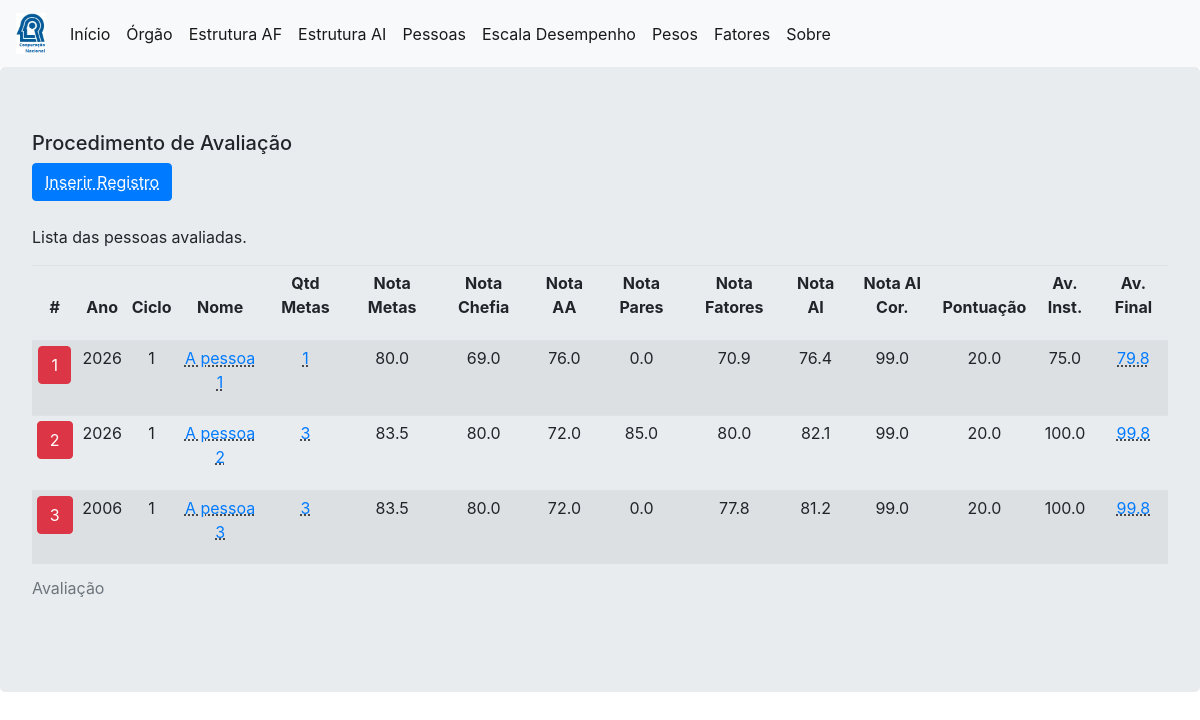
The app's page /lista_pessoas with its own data.
### project/models.py (models this page shows, shortened)
class Escala_Desempenho (db.Model):
    __tablename__ = "escala_desempenho"
    id            = db.Column(db.Integer,primary_key=True)
    escala        = db.Column(db.String)
    alcance       = db.Column(db.Float)
    intervalo_inf = db.Column(db.Float)
    intervalo_sup = db.Column(db.Float)

### project/core/views.py (the view)
@core.route('/lista_pessoas', methods=['GET', 'POST'])
def lista_pessoas():
    escala_desemp = db.session.query(Escala_Desempenho).order_by(Escala_Desempenho.alcance).all()
    pesos_ai = db.session.query(Estrutura_AI).first()
    pesos_af = db.session.query(Estrutura_AF).first()
    calc = db.session.query(MPAF.nome,
                            MPAF.ano,
                            MPAF.ciclo,
                            MPAF.nota_institucional,
                            AFMI.qtd_metas,
                            AFMI.AFMI,
                            MPAF.qtd_pares,
                            MPAF.MPFAA,
                            MPAF.MPFP,
                            MPAF.MPFC,
                            MPAF.total_chefe,
                            MPAF.total_aa,
                            MPAF.total_pares,
                            MPAF.nota_fatores,
                            MPAF.nota_fatores_sem_pares)\
                     .outerjoin(AFMI, AFMI.chave == MPAF.chave)\
                     .all()
    pessoas = []
    for indiv in calc:
        pessoa = {}
        pessoa['nome'] = indiv.nome
        pessoa['ano'] = indiv.ano
        pessoa['ciclo'] = indiv.ciclo
        pessoa['nota_institucional'] = round(float(indiv.nota_institucional),2) if indiv.nota_institucional is not None else 0
        if indiv.qtd_metas is None:
            pessoa['qtd_metas'] = 0
        else:
            pessoa['qtd_metas'] = indiv.qtd_metas
        pessoa['nota_metas'] = round(float(indiv.AFMI),2) if indiv.AFMI is not None else 0
        if indiv.qtd_pares == 0:
            pessoa['nota_fatores'] = round(float(indiv.nota_fatores_sem_pares),2) if indiv.nota_fatores_sem_pares is not None else 0
        else:
            pessoa['nota_fatores'] = round(float(indiv.nota_fatores),2) if indiv.nota_fatores is not None else 0
        pessoa['nota_pares'] = round(float(indiv.MPFP),2) if indiv.MPFP is not None else 0
        pessoa['nota_chefe'] = round(float(indiv.MPFC),2) if indiv.MPFC is not None else 0
        pessoa['nota_aa'] = round(float(indiv.MPFAA),2) if indiv.MPFAA is not None else 0
        pessoa['nota_final_individual'] = round((pessoa['nota_metas'] * pesos_ai.peso_metas + pessoa['nota_fatores'] * pesos_ai.peso_fatores) / (pesos_ai.peso_metas + pesos_ai.peso_fatores),2)
        for escala in escala_desemp:
            if pessoa['nota_final_individual'] >= escala.intervalo_inf and pessoa['nota_final_individual'] <= escala.intervalo_sup:
                pessoa['pontuacao_pagamento'] = escala.alcance
                pessoa['nota_final_individual_corrigida'] = escala.intervalo_sup
        pessoa['avaliacao_final'] = round((pessoa['nota_final_individual_corrigida'] * pesos_af.peso_individual + indiv.nota_institucional * pesos_af.peso_institucional) / (pesos_af.peso_individual + pesos_af.peso_institucional),2)
        pessoas.append(pessoa)
    return render_template('lista_pessoas.html', pessoas=pessoas)

### app.py (called while the page is built)
@app.template_filter('decimal_com_virgula')
def decimal_com_virgula(valor):
    if valor == None or valor == '':
        return 0
    else:
        return locale.format_string('%.1f',valor,grouping=True)

### project/templates/lista_pessoas.html (shortened to what this page needs)
{% extends "base.html" %}
{% block content %}
<div class="jumbotron">
  <h5>Procedimento de Avaliação</h5>
    <div class="row">
      <div class="col">
        <a href="{{url_for('core.add_notas')}}" class="btn btn-primary" role="button" aria-pressed="false">
          <abbr title="Inserir dados da pessoa, suas notas e metas.">Inserir Registro</abbr></a>
      </div>
    </div>
<br>
<caption>
  <div class="row">
      <div class="col">
        <p>Lista das  pessoas avaliadas.</p>
      </div>
  </div>
</caption>
  <table class="table table-striped table-hover table-sm">
    <caption>Avaliação</caption>
    <thead>
      <tr>
        <th scope="col"><p align = "center">#</p></th>
        <th scope="col"><p align = "center">Ano</p></th>
        <th scope="col"><p align = "center">Ciclo</p></th>
        <th scope="col"><p align = "center">Nome</p></th>
        <th scope="col"><p align = "center">Qtd Metas</p></th>
        <th scope="col"><p align = "center">Nota Metas</p></th>
        <th scope="col"><p align = "center">Nota Chefia</p></th>
        <th scope="col"><p align = "center">Nota AA</p></th>
        <th scope="col"><p align = "center">Nota Pares</p></th>
        <th scope="col"><p align = "center">Nota Fatores</p></th>
        <th scope="col"><p align = "center">Nota AI</p></th>
        <th scope="col"><p align = "center">Nota AI Cor.</p></th>
        <th scope="col"><p align = "center">Pontuação</p></th>
        <th scope="col"><p align = "center">Av. Inst.</p></th>
        <th scope="col"><p align = "center">Av. Final<p></th>
      </tr>
    </thead>
    <tbody>
      {% for pessoa in pessoas %}
        <tr>
          <th scope="row"><p align = "center">
              <abbr title="ATENÇÃO!! CLIQUE NESTE BOTÃO PARA DELETAR O REGISTRO.">
              <button type="button" class="btn btn-danger" data-toggle='modal' data-target='#del_modal{{pessoas.index(pessoa) + 1}}'>{{pessoas.index(pessoa) + 1}}</button>
          </p></th>
          <td><p align = "center"> {{ pessoa['ano'] }} </p></td>
          <td><p align = "center"> {{ pessoa['ciclo'] }} </p></td>
          <td><p align = "center"><abbr title="Editar notas da pessoa."> <a href="{{url_for('core.see_notas', ano=pessoa['ano'], ciclo=pessoa['ciclo'], nome=pessoa['nome'])}}">{{ pessoa['nome'] }} </a></p></td>
          <td><p align = "center"><abbr title="Editar metas da pessoa."> <a href="{{url_for('core.lista_metas', ano=pessoa['ano'], ciclo=pessoa['ciclo'], nome=pessoa['nome'])}}">{{ pessoa['qtd_metas'] }} </a></p></td>
          <td><p align = "center"> {{ pessoa['nota_metas']|decimal_com_virgula }} </p></td>
          <td><p align = "center"> {{ pessoa['nota_chefe']|decimal_com_virgula }} </p></td>
          <td><p align = "center"> {{ pessoa['nota_aa']|decimal_com_virgula }} </p></td>
          <td><p align = "center"> {{ pessoa['nota_pares']|decimal_com_virgula }} </p></td>
          <td><p align = "center"> {{ pessoa['nota_fatores']|decimal_com_virgula }} </p></td>
          <td><p align = "center"> {{ pessoa['nota_final_individual']|decimal_com_virgula }} </p></td>
          <td><p align = "center"> {{ pessoa['nota_final_individual_corrigida']|decimal_com_virgula }} </p></td>
          <td><p align = "center"> {{ pessoa['pontuacao_pagamento']|decimal_com_virgula }} </p></td>
          <td><p align = "center"> {{ pessoa['nota_institucional']|decimal_com_virgula }} </p></td>
          <td><p align = "center"><abbr title="Visualizar espelho da avaliação final."> <a href="{{url_for('core.espelho', ano=pessoa['ano'], ciclo=pessoa['ciclo'], nome=pessoa['nome'])}}">{{ pessoa['avaliacao_final']|decimal_com_virgula }} </a></p></td>
        </tr>
      {% endfor %}
    </tbody>
  </table>
</div>
{% endblock %}

### project/templates/base.html (shortened to what this page needs)
<!doctype html>
<html lang="en">
  <head>
    <link rel="stylesheet" href="https://stackpath.bootstrapcdn.com/bootstrap/4.1.3/css/bootstrap.min.css">
  </head>
  <body>
    <nav class="navbar navbar-expand-lg navbar-light bg-light">
      <a class="navbar-brand" href="#">
        <img src="/static/coop_nac.png" width="30" height="41" alt="">
      </a>
      <div class="collapse navbar-collapse" id="navbarText">
        <ul class="navbar-nav mr-auto">
          <li class="nav-item active">
            <a class="nav-link" href="{{url_for('core.index')}}">Início<span class="sr-only">(current)</span></a>
          </li>
          <li class="nav-item active">
            <a class="nav-link" href="{{url_for('core.lista_orgao')}}">Órgão</a>
          </li>
          <li class="nav-item active">
            <a class="nav-link" href="{{url_for('core.lista_estrutura_af')}}">Estrutura AF</a>
          </li>
          <li class="nav-item active">
            <a class="nav-link" href="{{url_for('core.lista_estrutura_ai')}}">Estrutura AI</a>
          </li>
          <li class="nav-item active">
            <a class="nav-link" href="{{url_for('core.lista_pessoas')}}">Pessoas</a>
          </li>
          <li class="nav-item active">
            <a class="nav-link" href="{{url_for('core.lista_escala_desempenho')}}">Escala Desempenho</a>
          </li>
          <li class="nav-item active">
            <a class="nav-link" href="{{url_for('core.lista_pesos')}}">Pesos</a>
          </li>
          <li class="nav-item active">
            <a class="nav-link" href="{{url_for('core.lista_fatores')}}">Fatores</a>
          </li>
          <li class="nav-item active">
            <a class="nav-link" href="{{url_for('core.sobre')}}">Sobre</a>
          </li>
      </div>
    </nav>
  {% block content %}
  {% endblock %}
  </body>
</html>

### records on screen
Escala_Desempenho: pessoas "1", ano "2026", ciclo "1", nome "A pessoa 1", qtd_metas "1", nota_metas|decimal_com_virgula "80.0", nota_chefe|decimal_com_virgula "69.0", nota_aa|decimal_com_virgula "76.0", nota_pares|decimal_com_virgula "0.0", nota_fatores|decimal_com_virgula "70.9", nota_final_individual|decimal_com_virgula "76.4", nota_final_individual_corrigida|decimal_com_virgula "99.0", pontuacao_pagamento|decimal_com_virgula "20.0", nota_institucional|decimal_com_virgula "75.0", avaliacao_final|decimal_com_virgula "79.8", pessoas "2", nome "A pessoa 2", qtd_metas "3", nota_metas|decimal_com_virgula "83.5", nota_chefe|decimal_com_virgula "80.0", nota_aa|decimal_com_virgula "72.0", nota_pares|decimal_com_virgula "85.0", nota_fatores|decimal_com_virgula "80.0", nota_final_individual|decimal_com_virgula "82.1", nota_institucional|decimal_com_virgula "100.0", avaliacao_final|decimal_com_virgula "99.8", pessoas "3", ano "2006", nome "A pessoa 3", nota_fatores|decimal_com_virgula "77.8", nota_final_individual|decimal_com_virgula "81.2"
